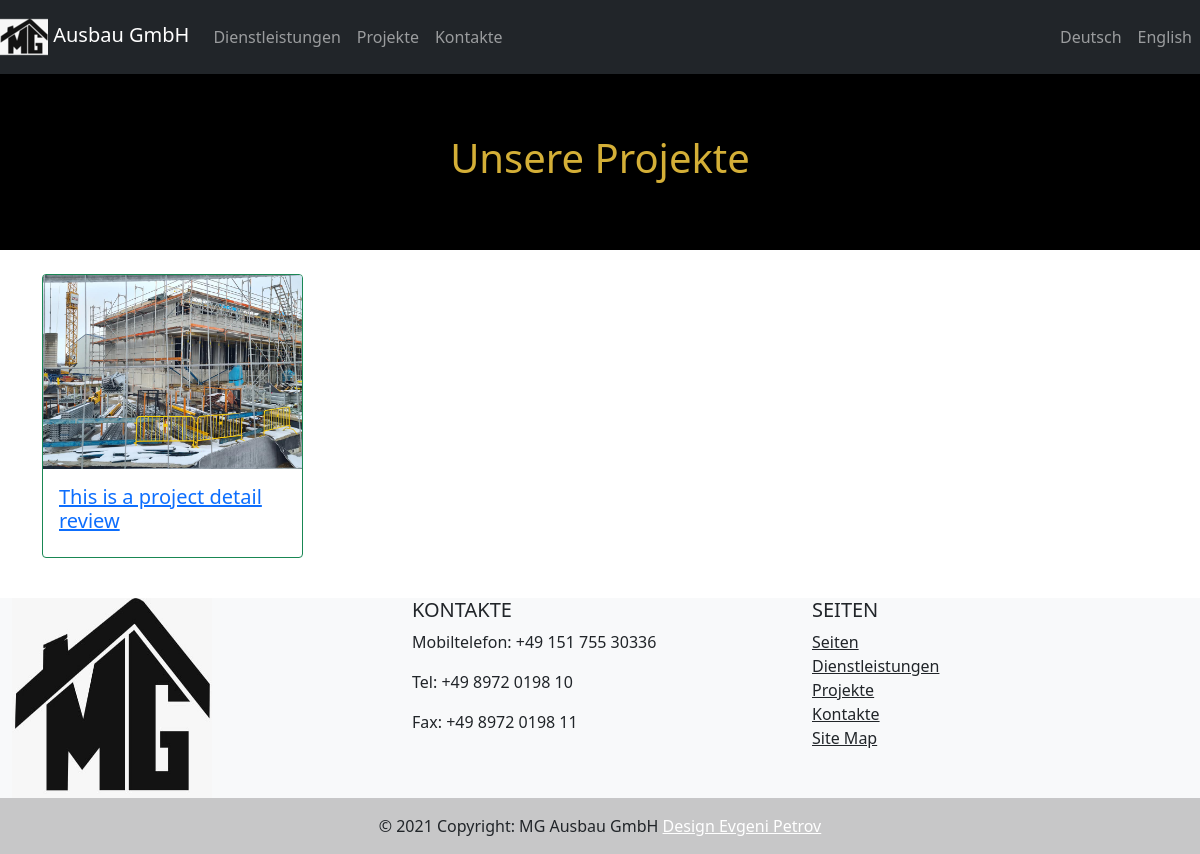
The app's page /projects/, older data.
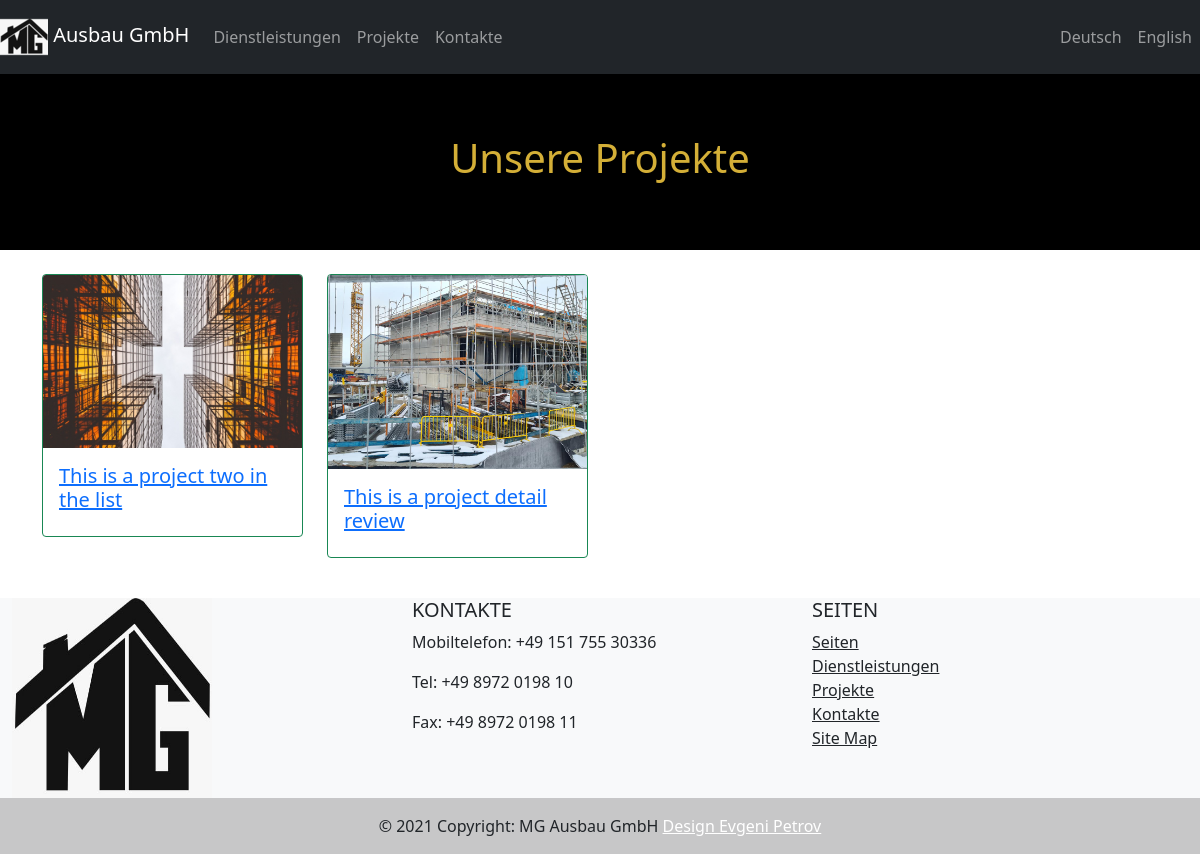
The same page, newer data.
### blog/models.py (models this page shows, shortened)
class BlogPost(models.Model):
    title = models.CharField(max_length=250)
    slug = models.SlugField(allow_unicode=True)
    thumbnail = models.ImageField(upload_to='photos/%Y/%m/%d/')
    content = models.TextField()
    featured = models.BooleanField(default=False)
    date_create = models.DateField(default=datetime.now, blank=True)

### blog/views.py (the view)
# urls.py: path('', BlogListView.as_view(), name="projects"),
class BlogListView(ListView):
    model = BlogPost
    ordering = ['-date_create']

### blog/templates/blog/blogpost_list.html (shortened to what this page needs)
{% extends 'drybuild/base.html' %}
{% load i18n %}
{% block content %}
    <div class="header">
        <h1>{% trans "Our Projects" %}</h1>
    </div>
    <br>
    <div class="container">
        <div class="row">
            {% for obj in object_list %}
                <div class="col-lg-3">
                    <a href="{{ obj.slug }}"><div class="card border-success mb-3">
                        <img class="card-img-top" src="{{ obj.thumbnail.url | safe }}" alt="Card image cap">
                        <div class="card-body">
                            <h5 class="card-title" style="none">{{ obj.title | safe }}</h5>
                        </div>
                    </div></a>
                    <br>
                </div>
            {% endfor %}
        </div>
    </div>
{% endblock %}

### templates/drybuild/base.html (shortened to what this page needs)
{% load i18n %}
{% load static %}
<!doctype html>
<html lang="en">
  <head>
    <link href="https://cdn.jsdelivr.net/npm/bootstrap@5.0.0-beta3/dist/css/bootstrap.min.css" rel="stylesheet">
    <link rel="stylesheet" href="{% static 'css/main.css' %}">
  </head>
  <body style="bg-dark">
    {% include "drybuild/nav.html" %}
    {% block content %}
    {% endblock content %}
    {% include "drybuild/footer.html" %}
  </body>
</html>

### templates/drybuild/nav.html (shortened to what this page needs)
{% load i18n %}
{% load static %}
{% trans "Services" as services %}
{% trans "Projects" as projects %}
{% trans "Contacts" as contacts %}
<nav class="navbar navbar-expand-lg navbar-dark bg-dark">
  <a class="navbar-brand" href="{% url 'home-page' %}"><img src="{% static 'favicon.ico' %}"/> Ausbau GmbH</a>
  <div class="collapse navbar-collapse justify-content-between" id="navbarNav">
    <ul class="navbar-nav">
      <li class="nav-item">
        <a class="nav-link" href="{% url 'services-list' %}">{{ services }}</a>
      </li>
      <li class="nav-item">
        <a class="nav-link" href="{% url 'projects' %}">{{ projects }}</a>
      </li>
      <li class="nav-item">
        <a class="nav-link" href="{% url 'contact' %}">{{ contacts }}</a>
      </li>
    </ul>
    <ul class="navbar-nav">
        {% get_available_languages as LANGUAGES %}
        {% get_language_info_list for LANGUAGES as languages %}
        {% for lang in languages %}
          <li class="nav-item">
            <a class="dropdown-item nav-link" href="/{{ lang.code }}/">{{ lang.name_local }}</a>
          </li>
        {% endfor %}
    </ul>
  </div>
</nav>

### templates/drybuild/footer.html
{% load i18n %}
{% load static %}
{% trans "Contacts" as contact %}
{% trans "Mobile" as mobile %}
{% trans "Tel." as tel %}
{% trans "Fax" as fax %}
{% trans "Pages" as pages %}
{% trans "Home" as home %}
{% trans "Services" as services %}
{% trans "Projects" as projects %}
{% trans "Contacts" as contacts %}
<footer class="bg-light text-dark text-center text-lg-start">
  <div class="container-fluid">
    <div class="row justify-content-center">
      <div class="col-lg-4 col-md-12 col-sm-12">
        <img style="width:200px; height:200px;" src="{% static 'favicon-min.jpeg' %}"/>
     </div>
      <div class="col-lg-4 col-md-12 mb-4 mb-md-0">
        <h5 class="text-uppercase">{{ contact }}</h5>
        <ul class="list-unstyled">
          <li>
            <p>{{ mobile }}: +49 151 755 30336</p>
          </li>
          <li>
            <p>{{ tel }}: +49 8972 0198 10</p>
          </li>
          <li>
            <p>{{ fax }}: +49 8972 0198 11</p>
          </li>
        </ul>
      </div>
      <div class="col-lg-4 col-md-6 mb-4 mb-md-0">
        <h5 class="text-uppercase">{{ pages }}</h5>
          <ul class="list-unstyled">
            <li>
              <a href="{% url 'home-page' %}" class="text-dark">{{ home }}</a>
            </li>
            <li>
              <a href="{% url 'services-list' %}" class="text-dark">{{ services }}</a>
            </li>
            <li>
              <a href="{% url 'projects' %}" class="text-dark">{{ projects }}</a>
            </li>
            <li>
              <a href="{% url 'contact' %}" class="text-dark">{{ contacts }}</a>
            </li>
            <li>
              <a href="#" class="text-dark">Site Map</a>
            </li>
          </ul>
      </div>
    </div>
  </div>
  <div class="text-center p-3" style="background-color: rgba(0, 0, 0, 0.2);">
    © 2021 Copyright: MG Ausbau GmbH
    <a class="text-white" href="https://www.facebook.com/evgeni.petrov.90/">Design Evgeni Petrov</a>
  </div>
</footer>

### static/css/main.css (style rules this page uses)
.header { padding: 60px; text-align: center; background: black; color: #D4AF37; }

Row changes from the older to the newer data that the page shows:
added BlogPost: thumbnail (picture), title "This is a project two in the list"
